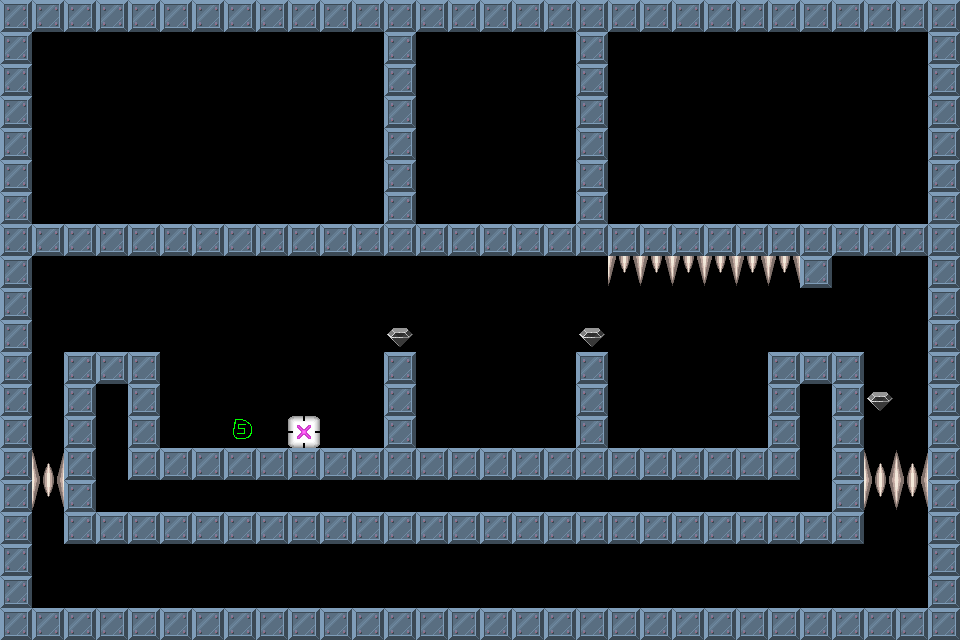

The image is a tile-based game level rendered from a .tmx file. Its description and source (layers, tilesets, objects; grid data summarised) follow:
An orthogonal 30x20 tile map with 32x32 px tiles, 1 tile layer (Tile Layer 1).

<map version="1.0" orientation="orthogonal" width="30" height="20" tilewidth="32" tileheight="32">
 <tileset firstgid="1" name="brick-1" tilewidth="32" tileheight="32">
  <image source="brick-1.png" width="128" height="128" />
  <tile id="0">
   <properties>
    <property name="components" value="Platform" />
   </properties>
  </tile>
  <tile id="1">
   <properties>
    <property name="components" value="PlayerStart" />
   </properties>
  </tile>
  <tile id="2">
   <properties>
    <property name="components" value="Spikes, Deadly" />
   </properties>
  </tile>
  <tile id="3">
   <properties>
    <property name="components" value="Gem" />
   </properties>
  </tile>
  <tile id="4">
   <properties>
    <property name="components" value="Spikes, Deadly" />
   </properties>
  </tile>
  <tile id="5">
   <properties>
    <property name="components" value="Stone, Pushable, Platform" />
   </properties>
  </tile>
  <tile id="6">
   <properties>
    <property name="components" value="Gem, PowerUp" />
   </properties>
  </tile>
  <tile id="7">
   <properties>
    <property name="components" value="Gem, PowerDown" />
   </properties>
  </tile>
  <tile id="8">
   <properties>
    <property name="components" value="AntiStone" />
   </properties>
  </tile>
 </tileset>
 <layer name="Tile Layer 1" width="30" height="20">
  <data>[600 cells, 224 non-empty, 6 distinct tile ids]</data>
 </layer>
</map>
